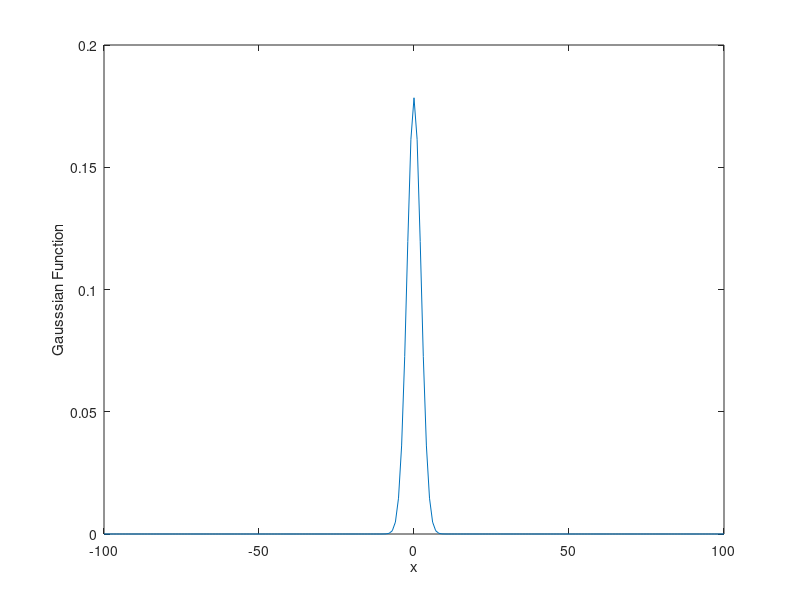

Reproduce this figure in MATLAB.
clear
clc
%change this value for different variances.
variance = 5;
%standard deviation
sd = sqrt(variance);

x = linspace(-100, 100, 201);
%mean value of all x values. In this case it is 0.
meanValue = mean(x);

%gaussian formula from the homework file.
gaussian = exp(-power(x-meanValue,2)/times(2,variance))/times(sqrt(times(2,pi)),sd);
    

 
plot(x,gaussian),xlabel('x'),ylabel('Gausssian Function')
